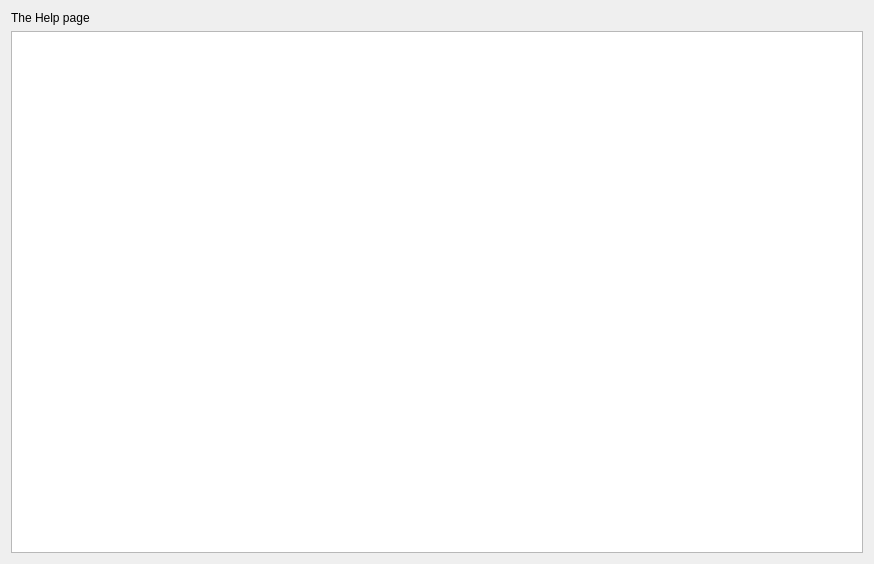
<?xml version="1.0" encoding="UTF-8"?>
<ui version="4.0">
 <class>Help</class>
 <widget class="QDialog" name="Help">
  <property name="geometry">
   <rect>
    <x>0</x>
    <y>0</y>
    <width>622</width>
    <height>381</height>
   </rect>
  </property>
  <property name="windowTitle">
   <string>Help</string>
  </property>
  <layout class="QVBoxLayout" name="verticalLayout_2">
   <item>
    <layout class="QVBoxLayout" name="verticalLayout">
     <item>
      <widget class="QLabel" name="label">
       <property name="text">
        <string>The Help page</string>
       </property>
      </widget>
     </item>
     <item>
      <widget class="QGraphicsView" name="graphicsView">
       <property name="styleSheet">
        <string notr="true">width:425px;
height:260px;
background-image:url(:/imgs/imgs/help.png)</string>
       </property>
      </widget>
     </item>
    </layout>
   </item>
  </layout>
 </widget>
 <resources/>
 <connections/>
</ui>
